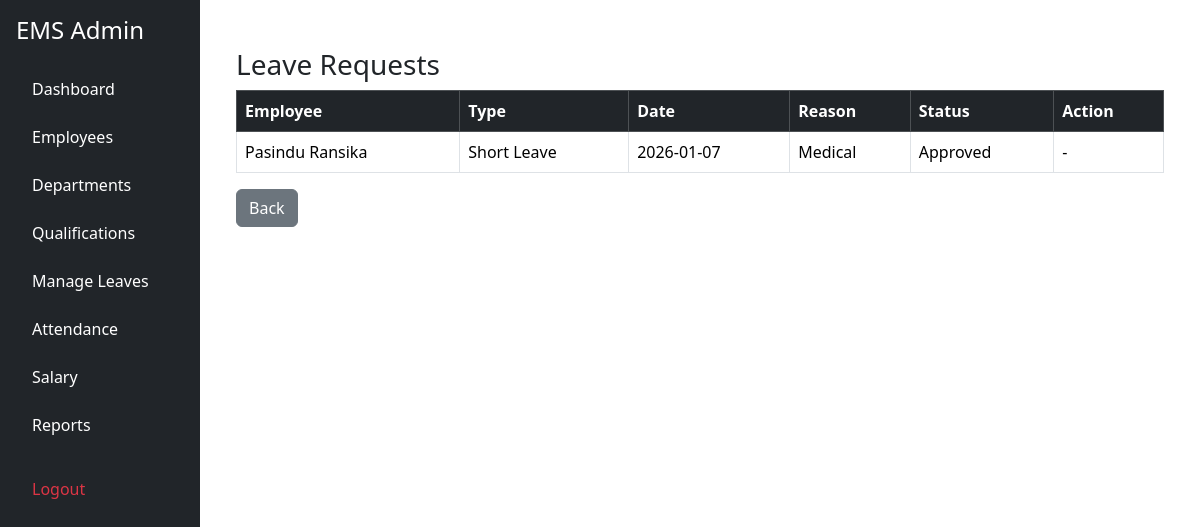
Screenshot of /admin/leave_requests.php (signed in) with the database file from the repository.
### tables this page shows
CREATE TABLE `leave_requests` (
  `id` int(11) NOT NULL,
  `employee_id` int(11) NOT NULL,
  `leave_type` enum('Short Leave','Day Off','Sick Leave','Casual Leave') NOT NULL,
  `date` date NOT NULL,
  `start_time` time DEFAULT NULL,
  `end_time` time DEFAULT NULL,
  `reason` text DEFAULT NULL,
  `status` enum('Pending','Approved','Rejected') DEFAULT 'Pending',
  `created_at` timestamp NOT NULL DEFAULT current_timestamp()
);

CREATE TABLE `users` (
  `id` int(11) NOT NULL,
  `name` varchar(100) NOT NULL,
  `email` varchar(100) NOT NULL,
  `password` varchar(255) NOT NULL,
  `role` enum('admin','employee') NOT NULL
);

### admin/leave_requests.php (the view, shortened to what this page needs)
<?php
include "header.php";
require_once "../config/db.php";
$leaves = $conn->query("
    SELECT lr.*, u.name
    FROM leave_requests lr
    JOIN employees e ON lr.employee_id = e.id
    JOIN users u ON e.user_id = u.id
    ORDER BY lr.created_at DESC
");
?>
<!DOCTYPE html>
<html>
<head>
<link href="https://cdn.jsdelivr.net/npm/bootstrap@5.3.2/dist/css/bootstrap.min.css" rel="stylesheet">
</head>
<body>
<div class="container mt-4">
<h3>Leave Requests</h3>
<table class="table table-bordered">
<thead class="table-dark">
<tr>
  <th>Employee</th>
  <th>Type</th>
  <th>Date</th>
  <th>Reason</th>
  <th>Status</th>
  <th>Action</th>
</tr>
</thead>
<tbody>
<?php while ($l = $leaves->fetch_assoc()): ?>
<tr>
  <td><?= $l['name'] ?></td>
  <td><?= $l['leave_type'] ?></td>
  <td><?= $l['date'] ?></td>
  <td><?= $l['reason'] ?></td>
  <td><?= $l['status'] ?></td>
  <td>
    <?php if ($l['status']=='Pending'): ?>
      <a href="?action=approve&id=<?= $l['id'] ?>" class="btn btn-success btn-sm">Approve</a>
      <a href="?action=reject&id=<?= $l['id'] ?>" class="btn btn-danger btn-sm">Reject</a>
    <?php else: ?>
      -
    <?php endif; ?>
  </td>
</tr>
<?php endwhile; ?>
</tbody>
</table>
<a href="dashboard.php" class="btn btn-secondary">Back</a>
</div>
</body>
</html>

### admin/header.php (style rules this page uses)
body { background: #f4f6f9; }

### rows the page displays
leave_requests: users.name "Pasindu Ransika", leave_type "Short Leave", date "2026-01-07", reason "Medical", status "Approved"
